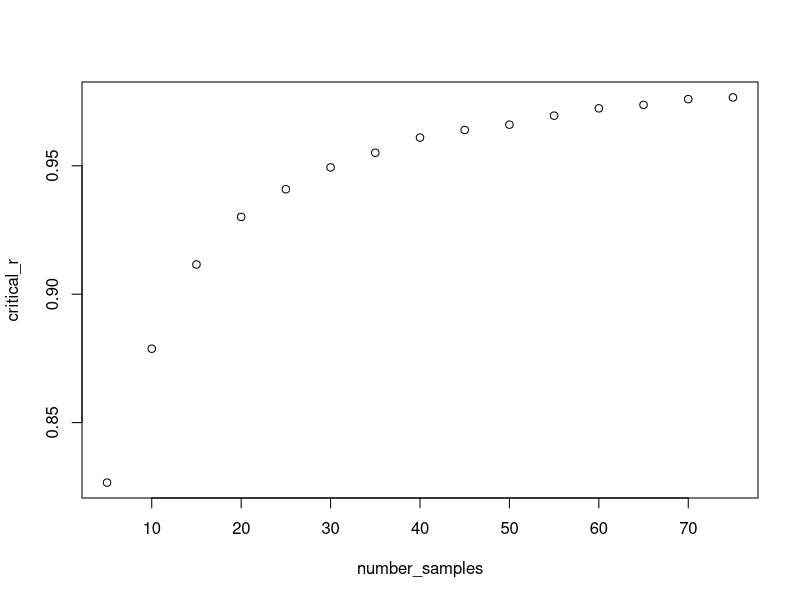

The R script that drew this image:
number_tests <- 10000 #Number of trials to average over
number_samples <- seq(5,75,5) #Variety of sample sizes stored in a vector
critical_r <- vector("numeric", length(number_samples)) #Vector to store the critical r value for each sample size
for(i in 1:length(number_samples))
{
  r_vals <- vector("numeric", number_tests)
  for(j in 1:number_tests)
  {
    qqp <- qqnorm(rnorm(number_samples[i]), plot.it = FALSE) #Generate a random sample of size number_samples[i] with rnorm; qqnorm does not plot QQ plot here, but returns a list containing two vectors (sample values and theoretical values)
    r_vals[j] <- cor(qqp$x,qqp$y) #Find the correlation coefficient between sample and theoretical values
  }
  sorted_r_vals <- sort(r_vals) #Sort the correlation coefficients (r) obtained from each trial in ascending order
  critical_r[i] <- sorted_r_vals[(number_tests*0.01) + 1] #Pick the correlation coefficient (r) just higher than the worst (lowest) 1% of values
}
critical_r #Vector of critical r values for each sample size
plot(number_samples, critical_r) 